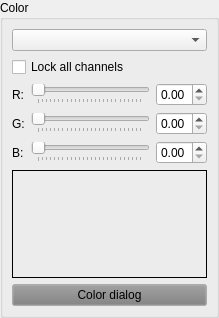
<?xml version="1.0" encoding="UTF-8"?>
<ui version="4.0">
 <class>LightColorWidget</class>
 <widget class="QWidget" name="LightColorWidgetContents">
  <property name="geometry">
   <rect>
    <x>0</x>
    <y>0</y>
    <width>219</width>
    <height>318</height>
   </rect>
  </property>
   <layout class="QVBoxLayout" name="verticalLayout">
    <property name="leftMargin">
     <number>0</number>
    </property>
    <property name="topMargin">
     <number>0</number>
    </property>
    <property name="rightMargin">
     <number>0</number>
    </property>
    <property name="bottomMargin">
     <number>0</number>
    </property>
    <item>
     <widget class="QGroupBox" name="colorGroupBox">
      <property name="title">
       <string>Color</string>
      </property>
      <layout class="QVBoxLayout" name="verticalLayout_5">
       <item>
        <widget class="QComboBox" name="colorTypeComboBox"/>
       </item>
       <item>
        <widget class="QCheckBox" name="colorAllCheckBox">
         <property name="text">
          <string>Lock all channels</string>
         </property>
        </widget>
       </item>
       <item>
        <layout class="QGridLayout" name="colorLayout">
         <item row="1" column="0">
          <widget class="QLabel" name="colorGreenLabel">
           <property name="text">
            <string>G:</string>
           </property>
           <property name="buddy">
            <cstring>colorGreenSlider</cstring>
           </property>
          </widget>
         </item>
         <item row="2" column="0">
          <widget class="QLabel" name="colorBlueLabel">
           <property name="text">
            <string>B:</string>
           </property>
           <property name="buddy">
            <cstring>colorBlueSlider</cstring>
           </property>
          </widget>
         </item>
         <item row="0" column="0">
          <widget class="QLabel" name="colorRedLabel">
           <property name="text">
            <string>R:</string>
           </property>
           <property name="buddy">
            <cstring>colorRedSlider</cstring>
           </property>
          </widget>
         </item>
         <item row="0" column="1">
          <widget class="QSlider" name="colorRedSlider">
           <property name="minimumSize">
            <size>
             <width>100</width>
             <height>0</height>
            </size>
           </property>
           <property name="maximum">
            <number>255</number>
           </property>
           <property name="orientation">
            <enum>Qt::Horizontal</enum>
           </property>
           <property name="tickPosition">
            <enum>QSlider::TicksBelow</enum>
           </property>
          </widget>
         </item>
         <item row="1" column="1">
          <widget class="QSlider" name="colorGreenSlider">
           <property name="minimumSize">
            <size>
             <width>100</width>
             <height>0</height>
            </size>
           </property>
           <property name="maximum">
            <number>255</number>
           </property>
           <property name="orientation">
            <enum>Qt::Horizontal</enum>
           </property>
           <property name="tickPosition">
            <enum>QSlider::TicksBelow</enum>
           </property>
          </widget>
         </item>
         <item row="2" column="1">
          <widget class="QSlider" name="colorBlueSlider">
           <property name="minimumSize">
            <size>
             <width>100</width>
             <height>0</height>
            </size>
           </property>
           <property name="maximum">
            <number>255</number>
           </property>
           <property name="orientation">
            <enum>Qt::Horizontal</enum>
           </property>
           <property name="tickPosition">
            <enum>QSlider::TicksBelow</enum>
           </property>
          </widget>
         </item>
         <item row="0" column="2">
          <widget class="QDoubleSpinBox" name="colorRedSpinBox">
           <property name="accelerated">
            <bool>true</bool>
           </property>
           <property name="maximum">
            <double>1.000000000000000</double>
           </property>
           <property name="singleStep">
            <double>0.010000000000000</double>
           </property>
          </widget>
         </item>
         <item row="1" column="2">
          <widget class="QDoubleSpinBox" name="colorGreenSpinBox">
           <property name="accelerated">
            <bool>true</bool>
           </property>
           <property name="maximum">
            <double>1.000000000000000</double>
           </property>
           <property name="singleStep">
            <double>0.010000000000000</double>
           </property>
          </widget>
         </item>
         <item row="2" column="2">
          <widget class="QDoubleSpinBox" name="colorBlueSpinBox">
           <property name="accelerated">
            <bool>true</bool>
           </property>
           <property name="maximum">
            <double>1.000000000000000</double>
           </property>
           <property name="singleStep">
            <double>0.010000000000000</double>
           </property>
          </widget>
         </item>
        </layout>
       </item>
       <item>
        <widget class="QLabel" name="colorPreview">
         <property name="minimumSize">
          <size>
           <width>0</width>
           <height>50</height>
          </size>
         </property>
         <property name="frameShape">
          <enum>QFrame::Box</enum>
         </property>
         <property name="text">
          <string/>
         </property>
         <property name="scaledContents">
          <bool>true</bool>
         </property>
        </widget>
       </item>
       <item>
        <widget class="QPushButton" name="colorDialogButton">
         <property name="palette">
          <palette>
           <active>
            <colorrole role="Button">
             <brush brushstyle="SolidPattern">
              <color alpha="255">
               <red>127</red>
               <green>127</green>
               <blue>127</blue>
              </color>
             </brush>
            </colorrole>
           </active>
           <inactive>
            <colorrole role="Button">
             <brush brushstyle="SolidPattern">
              <color alpha="255">
               <red>127</red>
               <green>127</green>
               <blue>127</blue>
              </color>
             </brush>
            </colorrole>
           </inactive>
           <disabled>
            <colorrole role="Button">
             <brush brushstyle="SolidPattern">
              <color alpha="255">
               <red>127</red>
               <green>127</green>
               <blue>127</blue>
              </color>
             </brush>
            </colorrole>
           </disabled>
          </palette>
         </property>
         <property name="text">
          <string>Color dialog</string>
         </property>
        </widget>
       </item>
      </layout>
     </widget>
    </item>
   </layout>
 </widget>
 <resources/>
 <connections/>
</ui>
